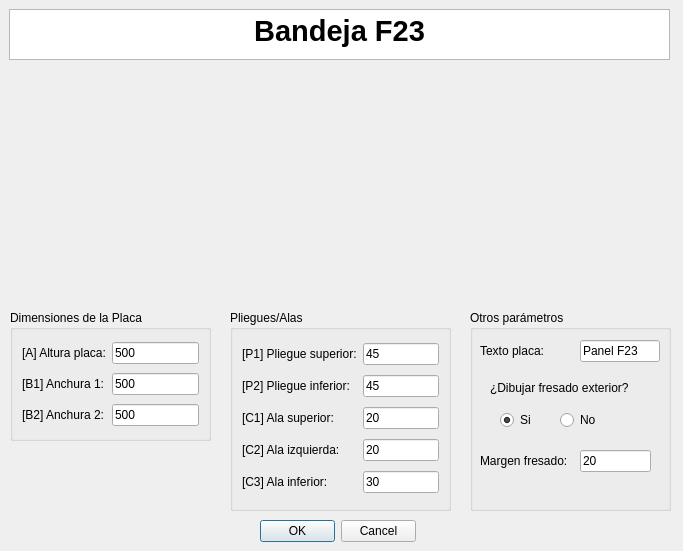
<?xml version="1.0" encoding="UTF-8"?>
<ui version="4.0">
 <class>MyPositionDialog</class>
 <widget class="QDialog" name="MyPositionDialog">
  <property name="geometry">
   <rect>
    <x>0</x>
    <y>0</y>
    <width>683</width>
    <height>551</height>
   </rect>
  </property>
  <property name="windowTitle">
   <string>Enter Position</string>
  </property>
  <property name="whatsThis">
   <string>&lt;html&gt;&lt;head/&gt;&lt;body&gt;&lt;p&gt;Esta ventana de KSDpanel te permite introducir todas las medidas correspondientes del panel seleccionado.&lt;/p&gt;&lt;p&gt;Recuerda que todas las medidas deben de ir en milimetros (mm).&lt;/p&gt;&lt;/body&gt;&lt;/html&gt;</string>
  </property>
  <widget class="QDialogButtonBox" name="buttonBox">
   <property name="geometry">
    <rect>
     <x>260</x>
     <y>520</y>
     <width>156</width>
     <height>23</height>
    </rect>
   </property>
   <property name="orientation">
    <enum>Qt::Horizontal</enum>
   </property>
   <property name="standardButtons">
    <set>QDialogButtonBox::Cancel|QDialogButtonBox::Ok</set>
   </property>
  </widget>
  <widget class="QTextBrowser" name="textBrowser">
   <property name="geometry">
    <rect>
     <x>9</x>
     <y>9</y>
     <width>661</width>
     <height>51</height>
    </rect>
   </property>
   <property name="html">
    <string>&lt;!DOCTYPE HTML PUBLIC &quot;-//W3C//DTD HTML 4.0//EN&quot; &quot;http://www.w3.org/TR/REC-html40/strict.dtd&quot;&gt;
&lt;html&gt;&lt;head&gt;&lt;meta name=&quot;qrichtext&quot; content=&quot;1&quot; /&gt;&lt;style type=&quot;text/css&quot;&gt;
p, li { white-space: pre-wrap; }
&lt;/style&gt;&lt;/head&gt;&lt;body style=&quot; font-family:'MS Shell Dlg 2'; font-size:8.25pt; font-weight:400; font-style:normal;&quot;&gt;
&lt;p align=&quot;center&quot; style=&quot; margin-top:0px; margin-bottom:0px; margin-left:0px; margin-right:0px; -qt-block-indent:0; text-indent:0px;&quot;&gt;&lt;span style=&quot; font-size:22pt; font-weight:600;&quot;&gt;Bandeja F23&lt;/span&gt;&lt;/p&gt;&lt;/body&gt;&lt;/html&gt;</string>
   </property>
  </widget>
  <widget class="QGroupBox" name="groupBox_2">
   <property name="geometry">
    <rect>
     <x>230</x>
     <y>310</y>
     <width>221</width>
     <height>201</height>
    </rect>
   </property>
   <property name="styleSheet">
    <string notr="true">font: 10pt &quot;MS Shell Dlg 2&quot;;</string>
   </property>
   <property name="title">
    <string>Pliegues/Alas</string>
   </property>
   <layout class="QGridLayout" name="gridLayout_2">
    <item row="0" column="0">
     <widget class="QLabel" name="label_13">
      <property name="text">
       <string>[P1] Pliegue superior:</string>
      </property>
     </widget>
    </item>
    <item row="6" column="0">
     <widget class="QLabel" name="label_20">
      <property name="text">
       <string>[C2] Ala izquierda:</string>
      </property>
     </widget>
    </item>
    <item row="6" column="1">
     <widget class="QLineEdit" name="alaIzquierdaUI">
      <property name="text">
       <string>20</string>
      </property>
     </widget>
    </item>
    <item row="5" column="1">
     <widget class="QLineEdit" name="alaSuperiorUI">
      <property name="text">
       <string>20</string>
      </property>
     </widget>
    </item>
    <item row="4" column="0">
     <widget class="QLabel" name="label_14">
      <property name="text">
       <string>[P2] Pliegue inferior:</string>
      </property>
     </widget>
    </item>
    <item row="8" column="0">
     <widget class="QLabel" name="label_12">
      <property name="text">
       <string>[C3] Ala inferior:</string>
      </property>
     </widget>
    </item>
    <item row="8" column="1">
     <widget class="QLineEdit" name="alaInferiorUI">
      <property name="text">
       <string>30</string>
      </property>
     </widget>
    </item>
    <item row="4" column="1">
     <widget class="QLineEdit" name="pliegueInferiorUI">
      <property name="text">
       <string>45</string>
      </property>
     </widget>
    </item>
    <item row="5" column="0">
     <widget class="QLabel" name="label_11">
      <property name="text">
       <string>[C1] Ala superior:</string>
      </property>
     </widget>
    </item>
    <item row="0" column="1">
     <widget class="QLineEdit" name="pliegueSuperiorUI">
      <property name="text">
       <string>45</string>
      </property>
     </widget>
    </item>
   </layout>
  </widget>
  <widget class="QLabel" name="imagenPanelUI">
   <property name="geometry">
    <rect>
     <x>190</x>
     <y>70</y>
     <width>291</width>
     <height>221</height>
    </rect>
   </property>
   <property name="text">
    <string/>
   </property>
   <property name="pixmap">
    <pixmap>../imagenes/REF_028cotas.jpg</pixmap>
   </property>
   <property name="scaledContents">
    <bool>true</bool>
   </property>
   <property name="wordWrap">
    <bool>false</bool>
   </property>
   <property name="margin">
    <number>0</number>
   </property>
   <property name="openExternalLinks">
    <bool>false</bool>
   </property>
  </widget>
  <widget class="QGroupBox" name="groupBox_3">
   <property name="geometry">
    <rect>
     <x>10</x>
     <y>310</y>
     <width>201</width>
     <height>131</height>
    </rect>
   </property>
   <property name="styleSheet">
    <string notr="true">font: 10pt &quot;MS Shell Dlg 2&quot;;</string>
   </property>
   <property name="title">
    <string>Dimensiones de la Placa</string>
   </property>
   <layout class="QGridLayout" name="gridLayout">
    <item row="0" column="1">
     <widget class="QLabel" name="label_8">
      <property name="text">
       <string>[A] Altura placa:</string>
      </property>
     </widget>
    </item>
    <item row="2" column="1">
     <widget class="QLabel" name="label_4">
      <property name="text">
       <string>[B1] Anchura 1:</string>
      </property>
     </widget>
    </item>
    <item row="2" column="2">
     <widget class="QLineEdit" name="anchura1UI">
      <property name="text">
       <string>500</string>
      </property>
     </widget>
    </item>
    <item row="4" column="2">
     <widget class="QLineEdit" name="anchura2UI">
      <property name="text">
       <string>500</string>
      </property>
     </widget>
    </item>
    <item row="0" column="2">
     <widget class="QLineEdit" name="alturaPlacaUI">
      <property name="text">
       <string>500</string>
      </property>
     </widget>
    </item>
    <item row="4" column="1">
     <widget class="QLabel" name="label_5">
      <property name="text">
       <string>[B2] Anchura 2:</string>
      </property>
     </widget>
    </item>
   </layout>
  </widget>
  <widget class="QGroupBox" name="groupBox_4">
   <property name="geometry">
    <rect>
     <x>470</x>
     <y>310</y>
     <width>201</width>
     <height>201</height>
    </rect>
   </property>
   <property name="styleSheet">
    <string notr="true">font: 10pt &quot;MS Shell Dlg 2&quot;;</string>
   </property>
   <property name="title">
    <string>Otros parámetros</string>
   </property>
   <widget class="QLabel" name="label">
    <property name="geometry">
     <rect>
      <x>10</x>
      <y>30</y>
      <width>95</width>
      <height>22</height>
     </rect>
    </property>
    <property name="text">
     <string>Texto placa:</string>
    </property>
   </widget>
   <widget class="QLineEdit" name="textoDescriptivoA0UI">
    <property name="geometry">
     <rect>
      <x>110</x>
      <y>30</y>
      <width>80</width>
      <height>22</height>
     </rect>
    </property>
    <property name="text">
     <string>Panel F23</string>
    </property>
   </widget>
   <widget class="QLabel" name="label_2">
    <property name="geometry">
     <rect>
      <x>20</x>
      <y>70</y>
      <width>148</width>
      <height>16</height>
     </rect>
    </property>
    <property name="mouseTracking">
     <bool>false</bool>
    </property>
    <property name="text">
     <string>¿Dibujar fresado exterior?</string>
    </property>
    <property name="buddy">
     <cstring>label_2</cstring>
    </property>
   </widget>
   <widget class="QRadioButton" name="crearFresadoUI">
    <property name="geometry">
     <rect>
      <x>30</x>
      <y>100</y>
      <width>34</width>
      <height>20</height>
     </rect>
    </property>
    <property name="text">
     <string>Si</string>
    </property>
    <property name="checked">
     <bool>true</bool>
    </property>
   </widget>
   <widget class="QRadioButton" name="noCrearFresadoUI">
    <property name="geometry">
     <rect>
      <x>90</x>
      <y>100</y>
      <width>38</width>
      <height>20</height>
     </rect>
    </property>
    <property name="text">
     <string>No</string>
    </property>
   </widget>
   <widget class="QLabel" name="label_3">
    <property name="geometry">
     <rect>
      <x>10</x>
      <y>140</y>
      <width>107</width>
      <height>22</height>
     </rect>
    </property>
    <property name="text">
     <string>Margen fresado:</string>
    </property>
   </widget>
   <widget class="QLineEdit" name="margenFresadoUI">
    <property name="geometry">
     <rect>
      <x>110</x>
      <y>140</y>
      <width>71</width>
      <height>22</height>
     </rect>
    </property>
    <property name="text">
     <string>20</string>
    </property>
   </widget>
  </widget>
  <zorder>groupBox_2</zorder>
  <zorder>buttonBox</zorder>
  <zorder>textBrowser</zorder>
  <zorder>imagenPanelUI</zorder>
  <zorder>groupBox_3</zorder>
  <zorder>groupBox_4</zorder>
 </widget>
 <resources/>
 <connections>
  <connection>
   <sender>buttonBox</sender>
   <signal>accepted()</signal>
   <receiver>MyPositionDialog</receiver>
   <slot>accept()</slot>
   <hints>
    <hint type="sourcelabel">
     <x>248</x>
     <y>254</y>
    </hint>
    <hint type="destinationlabel">
     <x>157</x>
     <y>274</y>
    </hint>
   </hints>
  </connection>
  <connection>
   <sender>buttonBox</sender>
   <signal>rejected()</signal>
   <receiver>MyPositionDialog</receiver>
   <slot>reject()</slot>
   <hints>
    <hint type="sourcelabel">
     <x>316</x>
     <y>260</y>
    </hint>
    <hint type="destinationlabel">
     <x>286</x>
     <y>274</y>
    </hint>
   </hints>
  </connection>
 </connections>
</ui>
